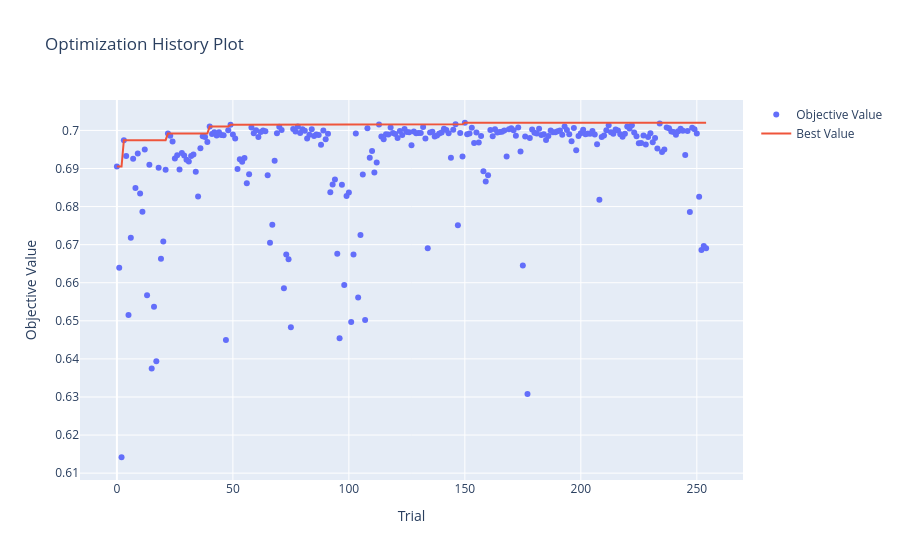
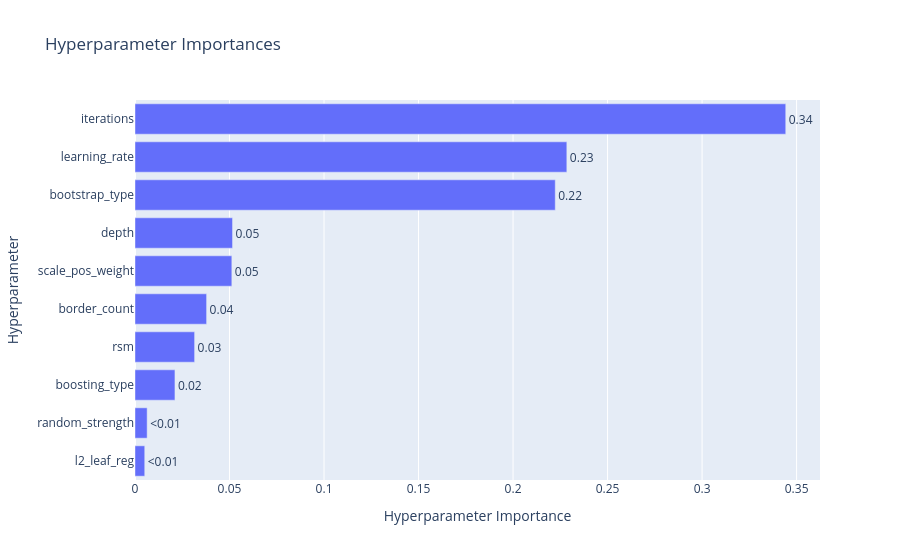
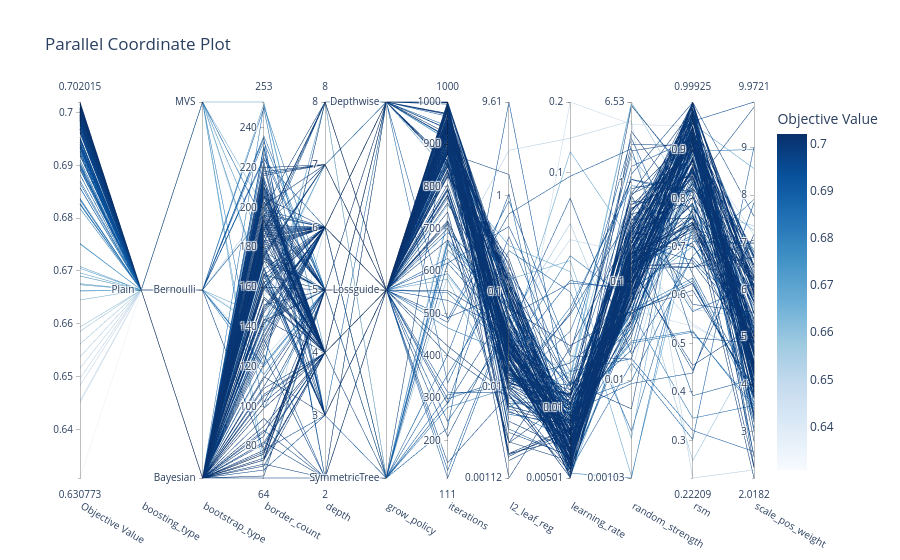

The notebook cell these images were saved under, in order:
### Markdown cell above
### 10k

### Code cell
import optuna
import numpy as np
import warnings
from catboost import CatBoostClassifier
from sklearn.metrics import roc_auc_score
from sklearn.model_selection import TimeSeriesSplit
from optuna.visualization import (
    plot_optimization_history, 
    plot_param_importances, 
    plot_parallel_coordinate
)
from optuna.samplers import TPESampler

# Parameter tuning settings

timeout_seconds = 60*60*1
no_improvement_trials = 100

# Split the 10k dataset to evaluate on holdout after tuning

X_tuning = train_10k_X.head(8000)
y_tuning = train_10k_y_cat.head(8000)
X_val_holdout = train_10k_X.tail(2000)
y_val_holdout = train_10k_y_cat.tail(2000)

def objective_catboost(trial):
    params = {
        "iterations": trial.suggest_int("iterations", 100, 1000), # Number of boosting rounds (equivalent to n_estimators)
        "learning_rate": trial.suggest_float("learning_rate", 0.005, 0.2, log=True), # Step size
        "depth": trial.suggest_int("depth", 2, 8), # Max tree depth. Low to reduce overfitting on small datasets
        "l2_leaf_reg": trial.suggest_float("l2_leaf_reg", 1e-3, 10.0, log=True), # L2 regularization (equivalent to reg_lambda/reg_alpha)
        "random_strength": trial.suggest_float("random_strength", 1e-3, 10.0, log=True), # Amount of randomness in scoring splits
        "rsm": trial.suggest_float("rsm", 0.2, 1.0), # Random subspace method (feature subsampling, equivalent to colsample_bytree)
        "border_count": trial.suggest_int("border_count", 64, 254), # Max bins for continuous features (equivalent to max_bin)
        "scale_pos_weight": trial.suggest_float("scale_pos_weight", 2.0, 10.0), # Class balancing weight for imbalanced target
        "objective": "Logloss", # Binary classification objective
        "random_seed": 42, # Fixed seed for reproducibility
        "thread_count": 1, # Use single thread to avoid issues with parallelism in Optuna (equivalent to n_jobs)
        "verbose": False, # Suppress CatBoost output
        "boosting_type": trial.suggest_categorical("boosting_type", ["Plain", "Ordered"]), # Boosting type
        "bootstrap_type": trial.suggest_categorical("bootstrap_type", ["Bayesian", "Bernoulli", "MVS"]), # Bootstrap method for sampling data
        "cat_features": cat_cols, # Categorical features
        "verbose": False, # Suppress CatBoost output
    }

    if params["boosting_type"] == "Ordered": # Ordered boosting
        params["grow_policy"] = "SymmetricTree" # Growth of trees
    else:
        params["grow_policy"] = trial.suggest_categorical("grow_policy", ["SymmetricTree", "Depthwise", "Lossguide"]) # Growth of trees
  
    if params["grow_policy"] == "Lossguide": # Lossguide grow policy
        params["max_leaves"] = trial.suggest_int("max_leaves", 3, 31) # Max leaves per tree. Low to prevent memorizing small data
        params["min_data_in_leaf"] = trial.suggest_int("min_data_in_leaf", 15, 100) # Min data in one leaf (equivalent to min_child_samples)
        params["score_function"] = "L2" # Scoring function for split quality
    elif params["grow_policy"] == "Depthwise": # Depthwise grow policy
        params["min_data_in_leaf"] = trial.suggest_int("min_data_in_leaf", 15, 100) # Min data in one leaf (equivalent to min_child_samples)
        params["score_function"] = trial.suggest_categorical("score_function", ["L2", "Cosine"]) # Scoring function for split quality
    else:
        params["score_function"] = trial.suggest_categorical("score_function", ["L2", "Cosine"]) # Scoring function for split quality

    if params["bootstrap_type"] == "Bayesian": # Bayesian bootstrap
        params["bagging_temperature"] = trial.suggest_float("bagging_temperature", 0, 10) # Intensity of Bayesian bootstrap
    else:
        params["subsample"] = trial.suggest_float("subsample", 0.2, 1.0) # Subsample ratio
        
    
    tscv = TimeSeriesSplit(n_splits=5) # TimeSeriesSplit to respect temporal order of data 5 splits for 5-fold CV
    cv_scores = []
    
    for train_idx, val_idx in tscv.split(X_tuning): # 5-fold CV cycle
        X_tr, X_val = X_tuning.iloc[train_idx], X_tuning.iloc[val_idx]
        y_tr, y_val = y_tuning.iloc[train_idx], y_tuning.iloc[val_idx]
        
        
        model = CatBoostClassifier(**params)
        
        with warnings.catch_warnings():
            warnings.simplefilter("ignore")
            model.fit(
                X_tr,
                y_tr
            )
        
        preds = model.predict_proba(X_val)[:, 1]
        cv_scores.append(roc_auc_score(y_val, preds))
        
    return np.mean(cv_scores)

def stop_optuna(study, trial): # Custom callback to stop optimization if no improvement in best AUC for a certain number of trials
    if study.best_trial.number + no_improvement_trials <= trial.number:
        print(f"\n[Early Stop] No improvement in {no_improvement_trials} trials. Stopping optimization.")
        study.stop()

study_catboost = optuna.create_study(direction="maximize", sampler=optuna.samplers.TPESampler(seed=42))
study_catboost.optimize(objective_catboost, timeout=timeout_seconds, n_jobs=-1, callbacks=[stop_optuna])

print("\n" + "="*40)
print(f"BEST AUC: {study_catboost.best_value:.4f}")
print("BEST PARAMETERS:")

print("best_params = {")
for k, v in study_catboost.best_params.items():
    if isinstance(v, str):
        print(f'    "{k}": "{v}",')
    else:
        print(f'    "{k}": {v},')
print("}")

print("\n--- PARAMETER IMPORTANCE ---")
importances = optuna.importance.get_param_importances(study_catboost)
for param, importance in importances.items():
    print(f"  {param:20}: {importance:.4f}")
print("="*40)


fig1 = plot_optimization_history(study_catboost)
fig1.show()
    
fig2 = plot_param_importances(study_catboost)
fig2.show()
    
fig3 = plot_parallel_coordinate(
    study_catboost, 
    params=[
        "iterations",
        "learning_rate",
        "depth",
        "l2_leaf_reg",
        "random_strength",
        "rsm",
        "border_count",
        "scale_pos_weight",
        "boosting_type",
        "bootstrap_type",
        "grow_policy"
    ]
)
fig3.show()
    
fig1.write_html("hyperparameter_tuning/CatBoost/Classification/optuna_catboost_10k_history.html")
fig2.write_html("hyperparameter_tuning/CatBoost/Classification/optuna_catboost_10k_importance.html")
fig3.write_html("hyperparameter_tuning/CatBoost/Classification/optuna_catboost_10k_parallel.html")

### Figure 1 — Plotly figure (JSON) as saved in the notebook; plotly's stock layout.template omitted (floating-point values rounded to 4 significant figures; data arrays with more than 128 entries replaced by an {"elided": "..."} marker saying what was removed)
{"data": [{"mode": "markers", "name": "Objective Value", "type": "scatter", "x": {"elided": "255 int values"}, "y": {"elided": "255 float values"}}, {"mode": "lines", "name": "Best Value", "type": "scatter", "x": {"elided": "255 int values"}, "y": {"elided": "255 float values"}}, {"marker": {"color": "#cccccc"}, "mode": "markers", "name": "Infeasible Trial", "showlegend": false, "type": "scatter", "x": [], "y": []}], "layout": {"title": {"text": "Optimization History Plot"}, "xaxis": {"title": {"text": "Trial"}}, "yaxis": {"title": {"text": "Objective Value"}}}}

### Figure 2 — Plotly figure (JSON) as saved in the notebook; plotly's stock layout.template omitted (floating-point values rounded to 4 significant figures)
{"data": [{"cliponaxis": false, "hovertemplate": ["l2_leaf_reg (FloatDistribution): 0.005151397854964157<extra></extra>", "random_strength (FloatDistribution): 0.006426827411637339<extra></extra>", "boosting_type (CategoricalDistribution): 0.021135139987315393<extra></extra>", "rsm (FloatDistribution): 0.031539328640509665<extra></extra>", "border_count (IntDistribution): 0.0378805688356139<extra></extra>", "scale_pos_weight (FloatDistribution): 0.05122911539229587<extra></extra>", "depth (IntDistribution): 0.05160057307931261<extra></extra>", "bootstrap_type (CategoricalDistribution): 0.22232623419841072<extra></extra>", "learning_rate (FloatDistribution): 0.22845071250513235<extra></extra>", "iterations (IntDistribution): 0.3442601020948079<extra></extra>"], "name": "Objective Value", "orientation": "h", "text": ["<0.01", "<0.01", "0.02", "0.03", "0.04", "0.05", "0.05", "0.22", "0.23", "0.34"], "textposition": "outside", "type": "bar", "x": [0.005151, 0.006427, 0.02114, 0.03154, 0.03788, 0.05123, 0.0516, 0.2223, 0.2285, 0.3443], "y": ["l2_leaf_reg", "random_strength", "boosting_type", "rsm", "border_count", "scale_pos_weight", "depth", "bootstrap_type", "learning_rate", "iterations"]}], "layout": {"title": {"text": "Hyperparameter Importances"}, "xaxis": {"title": {"text": "Hyperparameter Importance"}}, "yaxis": {"title": {"text": "Hyperparameter"}}}}

### Figure 3 — Plotly figure (JSON) as saved in the notebook; plotly's stock layout.template omitted (floating-point values rounded to 4 significant figures; data arrays with more than 128 entries replaced by an {"elided": "..."} marker saying what was removed)
{"data": [{"dimensions": [{"label": "Objective Value", "range": [0.6308, 0.702], "values": {"elided": "231 float values"}}, {"label": "boosting_type", "range": [0, 0], "ticktext": ["Plain"], "tickvals": [0], "values": {"elided": "231 int values"}}, {"label": "bootstrap_type", "range": [0, 2], "ticktext": ["Bayesian", "Bernoulli", "MVS"], "tickvals": [0, 1, 2], "values": {"elided": "231 int values"}}, {"label": "border_count", "range": [64, 253], "values": {"elided": "231 int values"}}, {"label": "depth", "range": [2, 8], "values": {"elided": "231 int values"}}, {"label": "grow_policy", "range": [0, 2], "ticktext": ["SymmetricTree", "Lossguide", "Depthwise"], "tickvals": [0, 1, 2], "values": {"elided": "231 int values"}}, {"label": "iterations", "range": [111, 1000], "values": {"elided": "231 int values"}}, {"label": "l2_leaf_reg", "range": [-2.952, 0.9826], "ticktext": ["0.00112", "0.01", "0.1", "1", "9.61"], "tickvals": [-2.952, -2, -1, 0, 0.9826], "values": {"elided": "231 float values"}}, {"label": "learning_rate", "range": [-2.3, -0.6994], "ticktext": ["0.00501", "0.01", "0.1", "0.2"], "tickvals": [-2.3, -2, -1, -0.6994], "values": {"elided": "231 float values"}}, {"label": "random_strength", "range": [-2.989, 0.8148], "ticktext": ["0.00103", "0.01", "0.1", "1", "6.53"], "tickvals": [-2.989, -2, -1, 0, 0.8148], "values": {"elided": "231 float values"}}, {"label": "rsm", "range": [0.2221, 0.9992], "values": {"elided": "231 float values"}}, {"label": "scale_pos_weight", "range": [2.018, 9.972], "values": {"elided": "231 float values"}}], "labelangle": 30, "labelside": "bottom", "line": {"color": {"elided": "231 float values"}, "colorbar": {"title": {"text": "Objective Value"}}, "colorscale": [[0, "rgb(247,251,255)"], [0.125, "rgb(222,235,247)"], [0.25, "rgb(198,219,239)"], [0.375, "rgb(158,202,225)"], [0.5, "rgb(107,174,214)"], [0.625, "rgb(66,146,198)"], [0.75, "rgb(33,113,181)"], [0.875, "rgb(8,81,156)"], [1, "rgb(8,48,107)"]], "reversescale": false, "showscale": true}, "type": "parcoords"}], "layout": {"title": {"text": "Parallel Coordinate Plot"}}}
